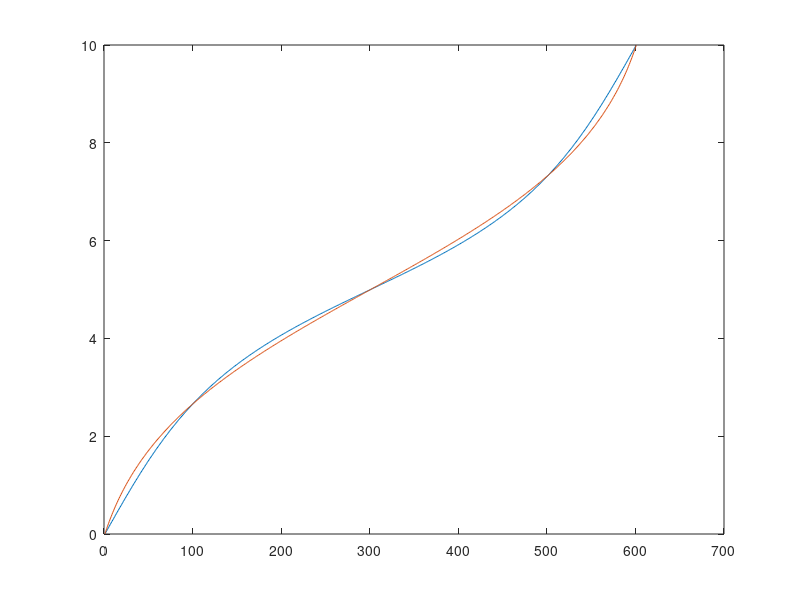

The MATLAB script that drew this image:
clear;clc;

%%
yly = 10;
ny = 601;
istret = 1;
beta = 2.25;
ncly1 = 1;
nclyn = 1;

%%
yinf = -yly/2;
den = 2*beta*yinf;
xnum = -yinf-sqrt(pi*pi*beta*beta+yinf*yinf);
alpha = abs(xnum/den);
xcx = 1/beta/alpha;

%%
nym = ny-1;
yp = zeros(ny,1);
yeta = zeros(ny,1);

for j = 2:ny
    yeta(j) = (j-1)*(1/nym);
    den1 = sqrt(alpha*beta+1);
    xnum = den1/sqrt(alpha/pi)/sqrt(beta)/sqrt(pi);
    den = 2*sqrt(alpha/pi)*sqrt(beta)*pi*sqrt(pi);
    den3 = ((sin(pi*yeta(j)))*(sin(pi*yeta(j)))/beta/pi)+alpha/pi;
    den4 = 2*alpha*beta-cos(2*pi*yeta(j))+1;
    xnum1 = (atan(xnum*tan(pi*yeta(j))))*den4/den1/den3/den;
    cst = sqrt(beta)*pi/(2*sqrt(alpha)*sqrt(alpha*beta+1));

    if (istret == 1)
       if (yeta(j) < 0.5) 
           yp(j) = xnum1-cst-yinf;
       end
       if (yeta(j) == 0.5) 
           yp(j) = 0-yinf;
       end
       if (yeta(j) > 0.5) 
           yp(j) = xnum1+cst-yinf;
       end
    end
end

%%
ypi = zeros(ny,1);
yetai = zeros(ny,1);

for j = 1:ny
    yetai(j) = (j-0.5)*(1/nym);
    den1 = sqrt(alpha*beta+1);
    xnum = den1/sqrt(alpha/pi)/sqrt(beta)/sqrt(pi);
    den = 2*sqrt(alpha/pi)*sqrt(beta)*pi*sqrt(pi);
    den3 = ((sin(pi*yetai(j)))*(sin(pi*yetai(j)))/beta/pi)+alpha/pi;
    den4 = 2*alpha*beta-cos(2*pi*yetai(j))+1;
    xnum1 = (atan(xnum*tan(pi*yetai(j))))*den4/den1/den3/den;
    cst = sqrt(beta)*pi/(2*sqrt(alpha)*sqrt(alpha*beta+1));

    if (istret == 1)
       if (yetai(j) < 0.5) 
           ypi(j) = xnum1-cst-yinf;
       end
       if (yetai(j) == 0.5) 
           ypi(j) = 0-yinf;
       end
       if (yetai(j) > 0.5) 
           ypi(j) = xnum1+cst-yinf;
       end
    end
end

% plot(1:j,yp,1:j,ypi)
ypi = ypi(1:nym);

%%
ppy = zeros(ny,1);
pp2y = zeros(ny,1);
pp4y = zeros(ny,1);

for j = 1:ny
    ppy(j) = yly*(alpha/pi+(1/pi/beta)*sin(pi*yeta(j))*sin(pi*yeta(j)));
    pp2y(j) = ppy(j)*ppy(j);
    pp4y(j) = (-2/beta*cos(pi*yeta(j))*sin(pi*yeta(j)));
end

%%
% yp2 = importdata('yp.dat');
% ypi2 = importdata('ypi.dat');

%% Hayashi et al., J. Fluid Mech. (2021)
alphay = 1.5;
j = 1:ny;
y = -yinf+yinf/alphay*atanh(tanh(alphay)*(1-2*(j-1)/(ny-1)));
yi = -yinf+yinf/alphay*atanh(tanh(alphay)*(1-2*(j-0.5)/(ny-1)));

plot(j,yp,j,y)
